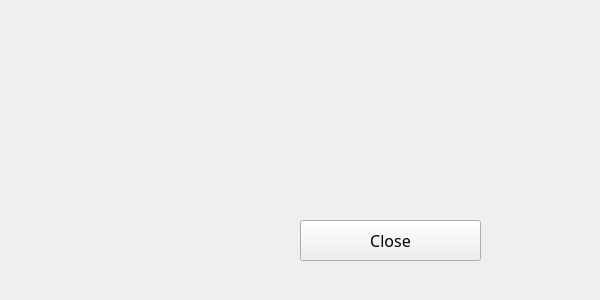
<?xml version="1.0" encoding="UTF-8"?>
<ui version="4.0">
 <class>Form</class>
 <widget class="QWidget" name="Form">
  <property name="geometry">
   <rect>
    <x>0</x>
    <y>0</y>
    <width>600</width>
    <height>300</height>
   </rect>
  </property>
  <property name="windowTitle">
   <string>Form</string>
  </property>
  <widget class="QPushButton" name="OkButton">
   <property name="geometry">
    <rect>
     <x>300</x>
     <y>220</y>
     <width>181</width>
     <height>41</height>
    </rect>
   </property>
   <property name="font">
    <font>
     <family>Century Gothic</family>
     <pointsize>12</pointsize>
    </font>
   </property>
   <property name="text">
    <string>Close</string>
   </property>
  </widget>
  <widget class="QLabel" name="label">
   <property name="geometry">
    <rect>
     <x>0</x>
     <y>0</y>
     <width>600</width>
     <height>300</height>
    </rect>
   </property>
   <property name="text">
    <string/>
   </property>
   <property name="pixmap">
    <pixmap>Asymmetry.png</pixmap>
   </property>
  </widget>
  <zorder>label</zorder>
  <zorder>OkButton</zorder>
 </widget>
 <resources/>
 <connections/>
</ui>
